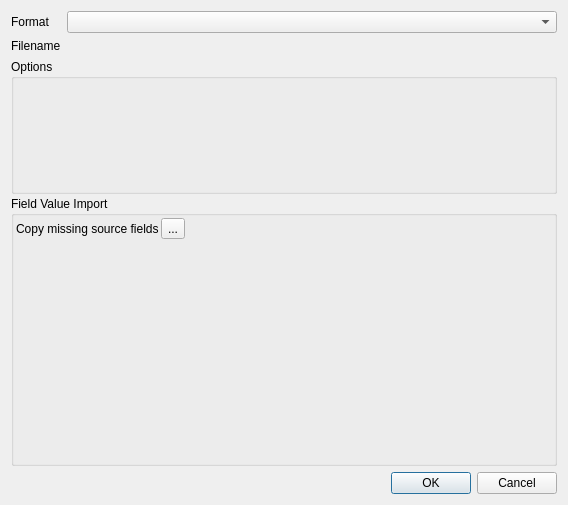
<?xml version="1.0" encoding="UTF-8"?>
<ui version="4.0">
 <class>Dialog</class>
 <widget class="QDialog" name="Dialog">
  <property name="geometry">
   <rect>
    <x>0</x>
    <y>0</y>
    <width>568</width>
    <height>505</height>
   </rect>
  </property>
  <property name="windowTitle">
   <string>Import Spectral Profiles</string>
  </property>
  <layout class="QGridLayout" name="gridLayout" columnstretch="0,2">
   <item row="1" column="1">
    <widget class="QgsFileWidget" name="fileWidget"/>
   </item>
   <item row="2" column="0" colspan="2">
    <widget class="QScrollArea" name="scrollArea">
     <property name="frameShape">
      <enum>QFrame::NoFrame</enum>
     </property>
     <property name="frameShadow">
      <enum>QFrame::Plain</enum>
     </property>
     <property name="widgetResizable">
      <bool>true</bool>
     </property>
     <widget class="QWidget" name="scrollAreaWidgetContents">
      <property name="geometry">
       <rect>
        <x>0</x>
        <y>0</y>
        <width>546</width>
        <height>388</height>
       </rect>
      </property>
      <layout class="QVBoxLayout" name="verticalLayout_3">
       <property name="spacing">
        <number>2</number>
       </property>
       <property name="leftMargin">
        <number>0</number>
       </property>
       <property name="topMargin">
        <number>0</number>
       </property>
       <property name="rightMargin">
        <number>0</number>
       </property>
       <property name="bottomMargin">
        <number>0</number>
       </property>
       <item>
        <widget class="QgsCollapsibleGroupBox" name="gbFormatOptions">
         <property name="sizePolicy">
          <sizepolicy hsizetype="Preferred" vsizetype="Preferred">
           <horstretch>0</horstretch>
           <verstretch>1</verstretch>
          </sizepolicy>
         </property>
         <property name="title">
          <string>Options</string>
         </property>
         <layout class="QVBoxLayout" name="verticalLayout_2">
          <property name="spacing">
           <number>2</number>
          </property>
          <property name="leftMargin">
           <number>2</number>
          </property>
          <property name="topMargin">
           <number>2</number>
          </property>
          <property name="rightMargin">
           <number>2</number>
          </property>
          <property name="bottomMargin">
           <number>2</number>
          </property>
          <item>
           <widget class="QStackedWidget" name="stackedWidgetFormatOptions">
            <property name="minimumSize">
             <size>
              <width>0</width>
              <height>50</height>
             </size>
            </property>
           </widget>
          </item>
         </layout>
        </widget>
       </item>
       <item>
        <widget class="QgsCollapsibleGroupBox" name="gbFieldMappingWidget">
         <property name="sizePolicy">
          <sizepolicy hsizetype="Preferred" vsizetype="Preferred">
           <horstretch>0</horstretch>
           <verstretch>2</verstretch>
          </sizepolicy>
         </property>
         <property name="minimumSize">
          <size>
           <width>0</width>
           <height>50</height>
          </size>
         </property>
         <property name="whatsThis">
          <string>&lt;html&gt;&lt;head/&gt;&lt;body&gt;&lt;p&gt;This field allows to declare how values from a profile data source will be written to attributes of the spectral library.&lt;/p&gt;&lt;/body&gt;&lt;/html&gt;</string>
         </property>
         <property name="title">
          <string>Field Value Import</string>
         </property>
         <layout class="QVBoxLayout" name="verticalLayout">
          <property name="spacing">
           <number>2</number>
          </property>
          <property name="leftMargin">
           <number>2</number>
          </property>
          <property name="topMargin">
           <number>2</number>
          </property>
          <property name="rightMargin">
           <number>2</number>
          </property>
          <property name="bottomMargin">
           <number>2</number>
          </property>
          <item>
           <layout class="QHBoxLayout" name="horizontalLayout">
            <item>
             <widget class="QLabel" name="label">
              <property name="sizePolicy">
               <sizepolicy hsizetype="Preferred" vsizetype="Preferred">
                <horstretch>0</horstretch>
                <verstretch>1</verstretch>
               </sizepolicy>
              </property>
              <property name="text">
               <string>Copy missing source fields</string>
              </property>
             </widget>
            </item>
            <item>
             <widget class="QToolButton" name="btnAddMissingSourceFields">
              <property name="text">
               <string>...</string>
              </property>
              <property name="icon">
               <iconset resource="../../../../QGIS/images/images.qrc">
                <normaloff>:/images/themes/default/mSourceFields.svg</normaloff>:/images/themes/default/mSourceFields.svg</iconset>
              </property>
             </widget>
            </item>
            <item>
             <spacer name="horizontalSpacer">
              <property name="orientation">
               <enum>Qt::Horizontal</enum>
              </property>
              <property name="sizeHint" stdset="0">
               <size>
                <width>40</width>
                <height>20</height>
               </size>
              </property>
             </spacer>
            </item>
           </layout>
          </item>
          <item>
           <widget class="QgsFieldMappingWidget" name="fieldMappingWidget" native="true">
            <property name="sizePolicy">
             <sizepolicy hsizetype="Preferred" vsizetype="Preferred">
              <horstretch>0</horstretch>
              <verstretch>1</verstretch>
             </sizepolicy>
            </property>
           </widget>
          </item>
         </layout>
        </widget>
       </item>
       <item>
        <spacer name="verticalSpacer">
         <property name="orientation">
          <enum>Qt::Vertical</enum>
         </property>
         <property name="sizeHint" stdset="0">
          <size>
           <width>20</width>
           <height>0</height>
          </size>
         </property>
        </spacer>
       </item>
      </layout>
     </widget>
    </widget>
   </item>
   <item row="7" column="0" colspan="2">
    <widget class="QDialogButtonBox" name="buttonBox">
     <property name="orientation">
      <enum>Qt::Horizontal</enum>
     </property>
     <property name="standardButtons">
      <set>QDialogButtonBox::Cancel|QDialogButtonBox::Ok</set>
     </property>
    </widget>
   </item>
   <item row="0" column="0">
    <widget class="QLabel" name="labelFormat">
     <property name="text">
      <string>Format</string>
     </property>
    </widget>
   </item>
   <item row="1" column="0">
    <widget class="QLabel" name="labelFilename">
     <property name="text">
      <string>Filename</string>
     </property>
    </widget>
   </item>
   <item row="0" column="1">
    <widget class="QComboBox" name="cbFormat"/>
   </item>
  </layout>
  <action name="actionAddMissingSourceFields">
   <property name="icon">
    <iconset resource="../../../../QGIS/images/images.qrc">
     <normaloff>:/images/themes/default/mSourceFields.svg</normaloff>:/images/themes/default/mSourceFields.svg</iconset>
   </property>
   <property name="text">
    <string>Add Missing Source Fields</string>
   </property>
   <property name="toolTip">
    <string>Creates new fields that exists in the source but not the spectral library</string>
   </property>
  </action>
 </widget>
 <customwidgets>
  <customwidget>
   <class>QgsCollapsibleGroupBox</class>
   <extends>QGroupBox</extends>
   <header>qgscollapsiblegroupbox.h</header>
   <container>1</container>
  </customwidget>
  <customwidget>
   <class>QgsFileWidget</class>
   <extends>QWidget</extends>
   <header>qgsfilewidget.h</header>
  </customwidget>
  <customwidget>
   <class>QgsFieldMappingWidget</class>
   <extends>QWidget</extends>
   <header>qgis.gui</header>
   <container>1</container>
  </customwidget>
 </customwidgets>
 <resources>
  <include location="../../../../QGIS/images/images.qrc"/>
 </resources>
 <connections>
  <connection>
   <sender>buttonBox</sender>
   <signal>accepted()</signal>
   <receiver>Dialog</receiver>
   <slot>accept()</slot>
   <hints>
    <hint type="sourcelabel">
     <x>229</x>
     <y>421</y>
    </hint>
    <hint type="destinationlabel">
     <x>157</x>
     <y>274</y>
    </hint>
   </hints>
  </connection>
  <connection>
   <sender>buttonBox</sender>
   <signal>rejected()</signal>
   <receiver>Dialog</receiver>
   <slot>reject()</slot>
   <hints>
    <hint type="sourcelabel">
     <x>297</x>
     <y>427</y>
    </hint>
    <hint type="destinationlabel">
     <x>286</x>
     <y>274</y>
    </hint>
   </hints>
  </connection>
 </connections>
</ui>
